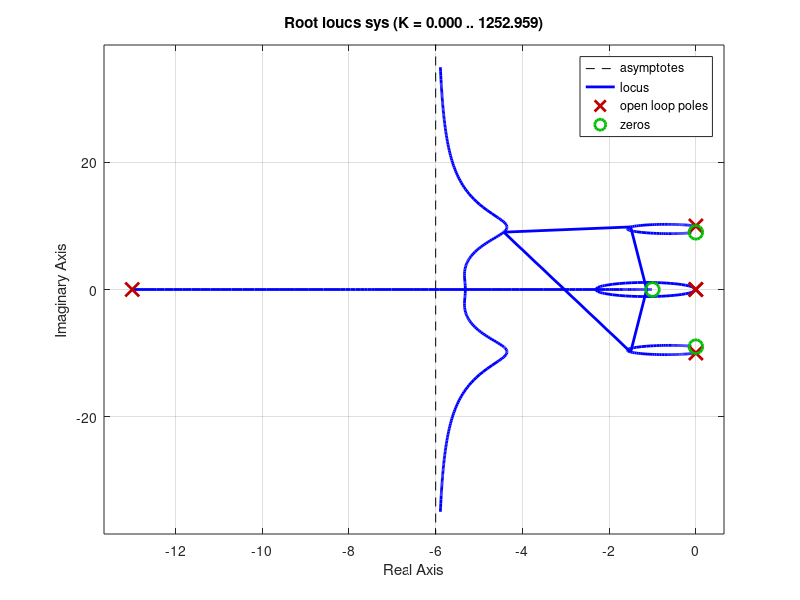

Reproduce this figure in MATLAB. (Note: this script raises an error after producing the figure.)
% Problem 5.13 

clf;
s = tf('s');
sys = ((s+1)*(s^2+81)) / ((s+13)*(s^2)*(s^2+100));
K = 88.2;

fig_rl = figure;
rlocus(sys);
grid on;

fig_step = figure;
step(T);
grid on;
title(sprintf('Closed-Loop Step Response for K = %.2f', K));
